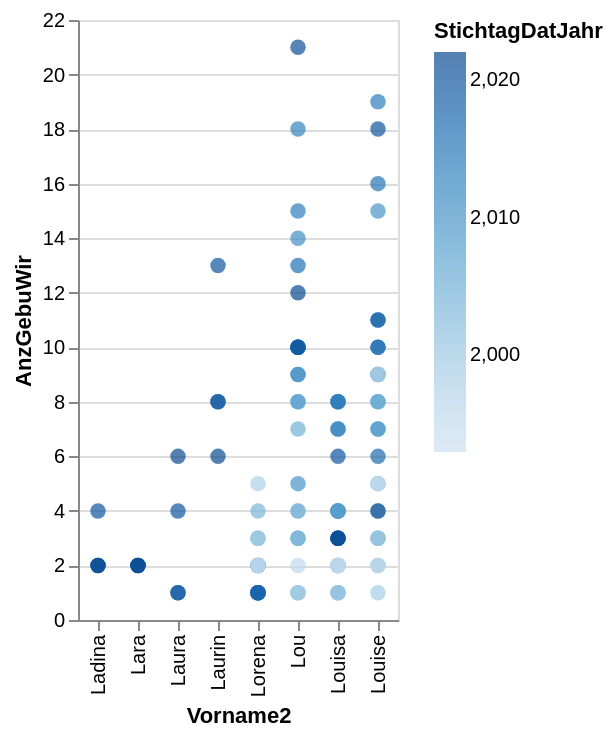

Here is the notebook cell this chart was saved with:
### Code cell
alt.Chart(myGraphic).mark_circle(size=60).encode(
    x='Vorname2',
    y='AnzGebuWir',
    color='StichtagDatJahr',
    tooltip=['StichtagDatJahr', 'Vorname2', 'FirstTwoLetters','AnzGebuWir']
).interactive() # this makes the axes interactive: now you can zoom & pan

### Figure 1 — Vega-Lite specification as saved in the notebook (floating-point values rounded to 4 significant figures)
{"config": {"view": {"continuousWidth": 300, "continuousHeight": 300}}, "data": {"name": "data-83278fc070b16218afd65d3bd92acd0c"}, "mark": {"type": "circle", "size": 60}, "encoding": {"color": {"field": "StichtagDatJahr", "type": "quantitative"}, "tooltip": [{"field": "StichtagDatJahr", "type": "quantitative"}, {"field": "Vorname2", "type": "nominal"}, {"field": "FirstTwoLetters", "type": "nominal"}, {"field": "AnzGebuWir", "type": "quantitative"}], "x": {"field": "Vorname2", "type": "nominal"}, "y": {"field": "AnzGebuWir", "type": "quantitative"}}, "params": [{"name": "param_3", "select": {"type": "interval", "encodings": ["x", "y"]}, "bind": "scales"}], "$schema": "https://vega.github.io/schema/vega-lite/v5.8.0.json", "datasets": {"data-83278fc070b16218afd65d3bd92acd0c": [{"StichtagDatJahr": 2021, "Vorname2": "Lou", "SexLang": "weiblich", "AnzGebuWir": 21, "FirstLetter": "L", "SecondLetter": "o", "FirstTwoLetters": "Lo"}, {"StichtagDatJahr": 2014, "Vorname2": "Louise", "SexLang": "weiblich", "AnzGebuWir": 19, "FirstLetter": "L", "SecondLetter": "o", "FirstTwoLetters": "Lo"}, {"StichtagDatJahr": 2013, "Vorname2": "Lou", "SexLang": "weiblich", "AnzGebuWir": 18, "FirstLetter": "L", "SecondLetter": "o", "FirstTwoLetters": "Lo"}, {"StichtagDatJahr": 2020, "Vorname2": "Louise", "SexLang": "weiblich", "AnzGebuWir": 18, "FirstLetter": "L", "SecondLetter": "o", "FirstTwoLetters": "Lo"}, {"StichtagDatJahr": 2015, "Vorname2": "Louise", "SexLang": "weiblich", "AnzGebuWir": 16, "FirstLetter": "L", "SecondLetter": "o", "FirstTwoLetters": "Lo"}, {"StichtagDatJahr": 2014, "Vorname2": "Lou", "SexLang": "weiblich", "AnzGebuWir": 15, "FirstLetter": "L", "SecondLetter": "o", "FirstTwoLetters": "Lo"}, {"StichtagDatJahr": 2010, "Vorname2": "Louise", "SexLang": "weiblich", "AnzGebuWir": 15, "FirstLetter": "L", "SecondLetter": "o", "FirstTwoLetters": "Lo"}, {"StichtagDatJahr": 2011, "Vorname2": "Lou", "SexLang": "weiblich", "AnzGebuWir": 14, "FirstLetter": "L", "SecondLetter": "o", "FirstTwoLetters": "Lo"}, {"StichtagDatJahr": 2020, "Vorname2": "Laurin", "SexLang": "männlich", "AnzGebuWir": 13, "FirstLetter": "L", "SecondLetter": "a", "FirstTwoLetters": "La"}, {"StichtagDatJahr": 2016, "Vorname2": "Lou", "SexLang": "weiblich", "AnzGebuWir": 13, "FirstLetter": "L", "SecondLetter": "o", "FirstTwoLetters": "Lo"}, {"StichtagDatJahr": 2022, "Vorname2": "Lou", "SexLang": "weiblich", "AnzGebuWir": 12, "FirstLetter": "L", "SecondLetter": "o", "FirstTwoLetters": "Lo"}, {"StichtagDatJahr": 2013, "Vorname2": "Louise", "SexLang": "weiblich", "AnzGebuWir": 11, "FirstLetter": "L", "SecondLetter": "o", "FirstTwoLetters": "Lo"}, {"StichtagDatJahr": 2019, "Vorname2": "Louise", "SexLang": "weiblich", "AnzGebuWir": 11, "FirstLetter": "L", "SecondLetter": "o", "FirstTwoLetters": "Lo"}, {"StichtagDatJahr": 2012, "Vorname2": "Lou", "SexLang": "weiblich", "AnzGebuWir": 10, "FirstLetter": "L", "SecondLetter": "o", "FirstTwoLetters": "Lo"}, {"StichtagDatJahr": 2017, "Vorname2": "Lou", "SexLang": "weiblich", "AnzGebuWir": 10, "FirstLetter": "L", "SecondLetter": "o", "FirstTwoLetters": "Lo"}, {"StichtagDatJahr": 2018, "Vorname2": "Lou", "SexLang": "weiblich", "AnzGebuWir": 10, "FirstLetter": "L", "SecondLetter": "o", "FirstTwoLetters": "Lo"}, {"StichtagDatJahr": 2018, "Vorname2": "Louise", "SexLang": "weiblich", "AnzGebuWir": 10, "FirstLetter": "L", "SecondLetter": "o", "FirstTwoLetters": "Lo"}, {"StichtagDatJahr": 2020, "Vorname2": "Lou", "SexLang": "weiblich", "AnzGebuWir": 10, "FirstLetter": "L", "SecondLetter": "o", "FirstTwoLetters": "Lo"}, {"StichtagDatJahr": 2019, "Vorname2": "Lou", "SexLang": "weiblich", "AnzGebuWir": 10, "FirstLetter": "L", "SecondLetter": "o", "FirstTwoLetters": "Lo"}, {"StichtagDatJahr": 2016, "Vorname2": "Louise", "SexLang": "weiblich", "AnzGebuWir": 10, "FirstLetter": "L", "SecondLetter": "o", "FirstTwoLetters": "Lo"}, {"StichtagDatJahr": 2015, "Vorname2": "Lou", "SexLang": "weiblich", "AnzGebuWir": 9, "FirstLetter": "L", "SecondLetter": "o", "FirstTwoLetters": "Lo"}, {"StichtagDatJahr": 2021, "Vorname2": "Louise", "SexLang": "weiblich", "AnzGebuWir": 9, "FirstLetter": "L", "SecondLetter": "o", "FirstTwoLetters": "Lo"}, {"StichtagDatJahr": 2009, "Vorname2": "Lou", "SexLang": "weiblich", "AnzGebuWir": 9, "FirstLetter": "L", "SecondLetter": "o", "FirstTwoLetters": "Lo"}, {"StichtagDatJahr": 2007, "Vorname2": "Louise", "SexLang": "weiblich", "AnzGebuWir": 9, "FirstLetter": "L", "SecondLetter": "o", "FirstTwoLetters": "Lo"}, {"StichtagDatJahr": 1996, "Vorname2": "Louise", "SexLang": "weiblich", "AnzGebuWir": 9, "FirstLetter": "L", "SecondLetter": "o", "FirstTwoLetters": "Lo"}, {"StichtagDatJahr": 2012, "Vorname2": "Louise", "SexLang": "weiblich", "AnzGebuWir": 8, "FirstLetter": "L", "SecondLetter": "o", "FirstTwoLetters": "Lo"}, {"StichtagDatJahr": 2007, "Vorname2": "Lou", "SexLang": "weiblich", "AnzGebuWir": 8, "FirstLetter": "L", "SecondLetter": "o", "FirstTwoLetters": "Lo"}, {"StichtagDatJahr": 2010, "Vorname2": "Louisa", "SexLang": "weiblich", "AnzGebuWir": 8, "FirstLetter": "L", "SecondLetter": "o", "FirstTwoLetters": "Lo"}, {"StichtagDatJahr": 2009, "Vorname2": "Louisa", "SexLang": "weiblich", "AnzGebuWir": 8, "FirstLetter": "L", "SecondLetter": "o", "FirstTwoLetters": "Lo"}, {"StichtagDatJahr": 2008, "Vorname2": "Lou", "SexLang": "weiblich", "AnzGebuWir": 8, "FirstLetter": "L", "SecondLetter": "o", "FirstTwoLetters": "Lo"}, {"StichtagDatJahr": 2016, "Vorname2": "Louisa", "SexLang": "weiblich", "AnzGebuWir": 8, "FirstLetter": "L", "SecondLetter": "o", "FirstTwoLetters": "Lo"}, {"StichtagDatJahr": 2021, "Vorname2": "Laurin", "SexLang": "männlich", "AnzGebuWir": 8, "FirstLetter": "L", "SecondLetter": "a", "FirstTwoLetters": "La"}, {"StichtagDatJahr": 2005, "Vorname2": "Louise", "SexLang": "weiblich", "AnzGebuWir": 8, "FirstLetter": "L", "SecondLetter": "o", "FirstTwoLetters": "Lo"}, {"StichtagDatJahr": 2019, "Vorname2": "Laurin", "SexLang": "männlich", "AnzGebuWir": 8, "FirstLetter": "L", "SecondLetter": "a", "FirstTwoLetters": "La"}, {"StichtagDatJahr": 2012, "Vorname2": "Louisa", "SexLang": "weiblich", "AnzGebuWir": 7, "FirstLetter": "L", "SecondLetter": "o", "FirstTwoLetters": "Lo"}, {"StichtagDatJahr": 2005, "Vorname2": "Lou", "SexLang": "weiblich", "AnzGebuWir": 7, "FirstLetter": "L", "SecondLetter": "o", "FirstTwoLetters": "Lo"}, {"StichtagDatJahr": 2013, "Vorname2": "Louisa", "SexLang": "weiblich", "AnzGebuWir": 7, "FirstLetter": "L", "SecondLetter": "o", "FirstTwoLetters": "Lo"}, {"StichtagDatJahr": 2011, "Vorname2": "Louise", "SexLang": "weiblich", "AnzGebuWir": 7, "FirstLetter": "L", "SecondLetter": "o", "FirstTwoLetters": "Lo"}, {"StichtagDatJahr": 2008, "Vorname2": "Louise", "SexLang": "weiblich", "AnzGebuWir": 7, "FirstLetter": "L", "SecondLetter": "o", "FirstTwoLetters": "Lo"}, {"StichtagDatJahr": 2022, "Vorname2": "Laurin", "SexLang": "männlich", "AnzGebuWir": 6, "FirstLetter": "L", "SecondLetter": "a", "FirstTwoLetters": "La"}, {"StichtagDatJahr": 2022, "Vorname2": "Laura", "SexLang": "weiblich", "AnzGebuWir": 6, "FirstLetter": "L", "SecondLetter": "a", "FirstTwoLetters": "La"}, {"StichtagDatJahr": 2017, "Vorname2": "Louise", "SexLang": "weiblich", "AnzGebuWir": 6, "FirstLetter": "L", "SecondLetter": "o", "FirstTwoLetters": "Lo"}, {"StichtagDatJahr": 2020, "Vorname2": "Louisa", "SexLang": "weiblich", "AnzGebuWir": 6, "FirstLetter": "L", "SecondLetter": "o", "FirstTwoLetters": "Lo"}, {"StichtagDatJahr": 2010, "Vorname2": "Lou", "SexLang": "weiblich", "AnzGebuWir": 5, "FirstLetter": "L", "SecondLetter": "o", "FirstTwoLetters": "Lo"}, {"StichtagDatJahr": 2006, "Vorname2": "Louise", "SexLang": "weiblich", "AnzGebuWir": 5, "FirstLetter": "L", "SecondLetter": "o", "FirstTwoLetters": "Lo"}, {"StichtagDatJahr": 1998, "Vorname2": "Lorena", "SexLang": "weiblich", "AnzGebuWir": 5, "FirstLetter": "L", "SecondLetter": "o", "FirstTwoLetters": "Lo"}, {"StichtagDatJahr": 2000, "Vorname2": "Louise", "SexLang": "weiblich", "AnzGebuWir": 5, "FirstLetter": "L", "SecondLetter": "o", "FirstTwoLetters": "Lo"}, {"StichtagDatJahr": 1994, "Vorname2": "Louise", "SexLang": "weiblich", "AnzGebuWir": 5, "FirstLetter": "L", "SecondLetter": "o", "FirstTwoLetters": "Lo"}, {"StichtagDatJahr": 2017, "Vorname2": "Louisa", "SexLang": "weiblich", "AnzGebuWir": 4, "FirstLetter": "L", "SecondLetter": "o", "FirstTwoLetters": "Lo"}, {"StichtagDatJahr": 2003, "Vorname2": "Louise", "SexLang": "weiblich", "AnzGebuWir": 4, "FirstLetter": "L", "SecondLetter": "o", "FirstTwoLetters": "Lo"}, {"StichtagDatJahr": 2020, "Vorname2": "Ladina", "SexLang": "weiblich", "AnzGebuWir": 4, "FirstLetter": "L", "SecondLetter": "a", "FirstTwoLetters": "La"}, {"StichtagDatJahr": 2020, "Vorname2": "Laura", "SexLang": "weiblich", "AnzGebuWir": 4, "FirstLetter": "L", "SecondLetter": "a", "FirstTwoLetters": "La"}, {"StichtagDatJahr": 1998, "Vorname2": "Louise", "SexLang": "weiblich", "AnzGebuWir": 4, "FirstLetter": "L", "SecondLetter": "o", "FirstTwoLetters": "Lo"}, {"StichtagDatJahr": 2022, "Vorname2": "Louise", "SexLang": "weiblich", "AnzGebuWir": 4, "FirstLetter": "L", "SecondLetter": "o", "FirstTwoLetters": "Lo"}, {"StichtagDatJahr": 1997, "Vorname2": "Lou", "SexLang": "weiblich", "AnzGebuWir": 4, "FirstLetter": "L", "SecondLetter": "o", "FirstTwoLetters": "Lo"}, {"StichtagDatJahr": 2006, "Vorname2": "Lou", "SexLang": "weiblich", "AnzGebuWir": 4, "FirstLetter": "L", "SecondLetter": "o", "FirstTwoLetters": "Lo"}, {"StichtagDatJahr": 2014, "Vorname2": "Louisa", "SexLang": "weiblich", "AnzGebuWir": 4, "FirstLetter": "L", "SecondLetter": "o", "FirstTwoLetters": "Lo"}, {"StichtagDatJahr": 2007, "Vorname2": "Louisa", "SexLang": "weiblich", "AnzGebuWir": 4, "FirstLetter": "L", "SecondLetter": "o", "FirstTwoLetters": "Lo"}, {"StichtagDatJahr": 2008, "Vorname2": "Louisa", "SexLang": "weiblich", "AnzGebuWir": 4, "FirstLetter": "L", "SecondLetter": "o", "FirstTwoLetters": "Lo"}, {"StichtagDatJahr": 2004, "Vorname2": "Lorena", "SexLang": "weiblich", "AnzGebuWir": 4, "FirstLetter": "L", "SecondLetter": "o", "FirstTwoLetters": "Lo"}, {"StichtagDatJahr": 1998, "Vorname2": "Lou", "SexLang": "weiblich", "AnzGebuWir": 3, "FirstLetter": "L", "SecondLetter": "o", "FirstTwoLetters": "Lo"}, {"StichtagDatJahr": 2007, "Vorname2": "Lorena", "SexLang": "weiblich", "AnzGebuWir": 3, "FirstLetter": "L", "SecondLetter": "o", "FirstTwoLetters": "Lo"}, {"StichtagDatJahr": 2009, "Vorname2": "Louise", "SexLang": "weiblich", "AnzGebuWir": 3, "FirstLetter": "L", "SecondLetter": "o", "FirstTwoLetters": "Lo"}, {"StichtagDatJahr": 1995, "Vorname2": "Louise", "SexLang": "weiblich", "AnzGebuWir": 3, "FirstLetter": "L", "SecondLetter": "o", "FirstTwoLetters": "Lo"}, {"StichtagDatJahr": 2011, "Vorname2": "Louisa", "SexLang": "weiblich", "AnzGebuWir": 3, "FirstLetter": "L", "SecondLetter": "o", "FirstTwoLetters": "Lo"}, {"StichtagDatJahr": 2003, "Vorname2": "Lou", "SexLang": "weiblich", "AnzGebuWir": 3, "FirstLetter": "L", "SecondLetter": "o", "FirstTwoLetters": "Lo"}, {"StichtagDatJahr": 2015, "Vorname2": "Louisa", "SexLang": "weiblich", "AnzGebuWir": 3, "FirstLetter": "L", "SecondLetter": "o", "FirstTwoLetters": "Lo"}, {"StichtagDatJahr": 2019, "Vorname2": "Louisa", "SexLang": "weiblich", "AnzGebuWir": 3, "FirstLetter": "L", "SecondLetter": "o", "FirstTwoLetters": "Lo"}, {"StichtagDatJahr": 2002, "Vorname2": "Lorena", "SexLang": "weiblich", "AnzGebuWir": 3, "FirstLetter": "L", "SecondLetter": "o", "FirstTwoLetters": "Lo"}, {"StichtagDatJahr": 2002, "Vorname2": "Louise", "SexLang": "weiblich", "AnzGebuWir": 3, "FirstLetter": "L", "SecondLetter": "o", "FirstTwoLetters": "Lo"}, {"StichtagDatJahr": 2001, "Vorname2": "Louise", "SexLang": "weiblich", "AnzGebuWir": 3, "FirstLetter": "L", "SecondLetter": "o", "FirstTwoLetters": "Lo"}, {"StichtagDatJahr": 2002, "Vorname2": "Lou", "SexLang": "weiblich", "AnzGebuWir": 3, "FirstLetter": "L", "SecondLetter": "o", "FirstTwoLetters": "Lo"}, {"StichtagDatJahr": 2022, "Vorname2": "Louisa", "SexLang": "weiblich", "AnzGebuWir": 3, "FirstLetter": "L", "SecondLetter": "o", "FirstTwoLetters": "Lo"}, {"StichtagDatJahr": 2004, "Vorname2": "Lou", "SexLang": "weiblich", "AnzGebuWir": 3, "FirstLetter": "L", "SecondLetter": "o", "FirstTwoLetters": "Lo"}, {"StichtagDatJahr": 2021, "Vorname2": "Louisa", "SexLang": "weiblich", "AnzGebuWir": 3, "FirstLetter": "L", "SecondLetter": "o", "FirstTwoLetters": "Lo"}, {"StichtagDatJahr": 1999, "Vorname2": "Lorena", "SexLang": "weiblich", "AnzGebuWir": 3, "FirstLetter": "L", "SecondLetter": "o", "FirstTwoLetters": "Lo"}, {"StichtagDatJahr": 2020, "Vorname2": "Lara", "SexLang": "weiblich", "AnzGebuWir": 2, "FirstLetter": "L", "SecondLetter": "a", "FirstTwoLetters": "La"}, {"StichtagDatJahr": 2021, "Vorname2": "Lara", "SexLang": "weiblich", "AnzGebuWir": 2, "FirstLetter": "L", "SecondLetter": "a", "FirstTwoLetters": "La"}, {"StichtagDatJahr": 2021, "Vorname2": "Ladina", "SexLang": "weiblich", "AnzGebuWir": 2, "FirstLetter": "L", "SecondLetter": "a", "FirstTwoLetters": "La"}, {"StichtagDatJahr": 2018, "Vorname2": "Louisa", "SexLang": "weiblich", "AnzGebuWir": 2, "FirstLetter": "L", "SecondLetter": "o", "FirstTwoLetters": "Lo"}, {"StichtagDatJahr": 2019, "Vorname2": "Ladina", "SexLang": "weiblich", "AnzGebuWir": 2, "FirstLetter": "L", "SecondLetter": "a", "FirstTwoLetters": "La"}, {"StichtagDatJahr": 2019, "Vorname2": "Lara", "SexLang": "weiblich", "AnzGebuWir": 2, "FirstLetter": "L", "SecondLetter": "a", "FirstTwoLetters": "La"}, {"StichtagDatJahr": 2008, "Vorname2": "Lorena", "SexLang": "weiblich", "AnzGebuWir": 2, "FirstLetter": "L", "SecondLetter": "o", "FirstTwoLetters": "Lo"}, {"StichtagDatJahr": 2004, "Vorname2": "Louise", "SexLang": "weiblich", "AnzGebuWir": 2, "FirstLetter": "L", "SecondLetter": "o", "FirstTwoLetters": "Lo"}, {"StichtagDatJahr": 2006, "Vorname2": "Louisa", "SexLang": "weiblich", "AnzGebuWir": 2, "FirstLetter": "L", "SecondLetter": "o", "FirstTwoLetters": "Lo"}, {"StichtagDatJahr": 2005, "Vorname2": "Louisa", "SexLang": "weiblich", "AnzGebuWir": 2, "FirstLetter": "L", "SecondLetter": "o", "FirstTwoLetters": "Lo"}, {"StichtagDatJahr": 2009, "Vorname2": "Lorena", "SexLang": "weiblich", "AnzGebuWir": 2, "FirstLetter": "L", "SecondLetter": "o", "FirstTwoLetters": "Lo"}, {"StichtagDatJahr": 2013, "Vorname2": "Lorena", "SexLang": "weiblich", "AnzGebuWir": 2, "FirstLetter": "L", "SecondLetter": "o", "FirstTwoLetters": "Lo"}, {"StichtagDatJahr": 2010, "Vorname2": "Lorena", "SexLang": "weiblich", "AnzGebuWir": 2, "FirstLetter": "L", "SecondLetter": "o", "FirstTwoLetters": "Lo"}, {"StichtagDatJahr": 2003, "Vorname2": "Louisa", "SexLang": "weiblich", "AnzGebuWir": 2, "FirstLetter": "L", "SecondLetter": "o", "FirstTwoLetters": "Lo"}, {"StichtagDatJahr": 1994, "Vorname2": "Lorena", "SexLang": "weiblich", "AnzGebuWir": 2, "FirstLetter": "L", "SecondLetter": "o", "FirstTwoLetters": "Lo"}, {"StichtagDatJahr": 1994, "Vorname2": "Louisa", "SexLang": "weiblich", "AnzGebuWir": 2, "FirstLetter": "L", "SecondLetter": "o", "FirstTwoLetters": "Lo"}, {"StichtagDatJahr": 1996, "Vorname2": "Lorena", "SexLang": "weiblich", "AnzGebuWir": 2, "FirstLetter": "L", "SecondLetter": "o", "FirstTwoLetters": "Lo"}, {"StichtagDatJahr": 1996, "Vorname2": "Lou", "SexLang": "weiblich", "AnzGebuWir": 2, "FirstLetter": "L", "SecondLetter": "o", "FirstTwoLetters": "Lo"}, {"StichtagDatJahr": 2022, "Vorname2": "Lara", "SexLang": "weiblich", "AnzGebuWir": 2, "FirstLetter": "L", "SecondLetter": "a", "FirstTwoLetters": "La"}, {"StichtagDatJahr": 2022, "Vorname2": "Ladina", "SexLang": "weiblich", "AnzGebuWir": 2, "FirstLetter": "L", "SecondLetter": "a", "FirstTwoLetters": "La"}, {"StichtagDatJahr": 1993, "Vorname2": "Louise", "SexLang": "weiblich", "AnzGebuWir": 2, "FirstLetter": "L", "SecondLetter": "o", "FirstTwoLetters": "Lo"}, {"StichtagDatJahr": 1993, "Vorname2": "Louisa", "SexLang": "weiblich", "AnzGebuWir": 2, "FirstLetter": "L", "SecondLetter": "o", "FirstTwoLetters": "Lo"}, {"StichtagDatJahr": 1997, "Vorname2": "Louisa", "SexLang": "weiblich", "AnzGebuWir": 2, "FirstLetter": "L", "SecondLetter": "o", "FirstTwoLetters": "Lo"}, {"StichtagDatJahr": 1997, "Vorname2": "Louise", "SexLang": "weiblich", "AnzGebuWir": 2, "FirstLetter": "L", "SecondLetter": "o", "FirstTwoLetters": "Lo"}, {"StichtagDatJahr": 2003, "Vorname2": "Lorena", "SexLang": "weiblich", "AnzGebuWir": 1, "FirstLetter": "L", "SecondLetter": "o", "FirstTwoLetters": "Lo"}, {"StichtagDatJahr": 1993, "Vorname2": "Lorena", "SexLang": "weiblich", "AnzGebuWir": 1, "FirstLetter": "L", "SecondLetter": "o", "FirstTwoLetters": "Lo"}, {"StichtagDatJahr": 2005, "Vorname2": "Lorena", "SexLang": "weiblich", "AnzGebuWir": 1, "FirstLetter": "L", "SecondLetter": "o", "FirstTwoLetters": "Lo"}, {"StichtagDatJahr": 1994, "Vorname2": "Lou", "SexLang": "weiblich", "AnzGebuWir": 1, "FirstLetter": "L", "SecondLetter": "o", "FirstTwoLetters": "Lo"}, {"StichtagDatJahr": 1997, "Vorname2": "Lorena", "SexLang": "weiblich", "AnzGebuWir": 1, "FirstLetter": "L", "SecondLetter": "o", "FirstTwoLetters": "Lo"}, {"StichtagDatJahr": 2000, "Vorname2": "Lorena", "SexLang": "weiblich", "AnzGebuWir": 1, "FirstLetter": "L", "SecondLetter": "o", "FirstTwoLetters": "Lo"}, {"StichtagDatJahr": 2000, "Vorname2": "Lou", "SexLang": "weiblich", "AnzGebuWir": 1, "FirstLetter": "L", "SecondLetter": "o", "FirstTwoLetters": "Lo"}, {"StichtagDatJahr": 2000, "Vorname2": "Louisa", "SexLang": "weiblich", "AnzGebuWir": 1, "FirstLetter": "L", "SecondLetter": "o", "FirstTwoLetters": "Lo"}, {"StichtagDatJahr": 1999, "Vorname2": "Louise", "SexLang": "weiblich", "AnzGebuWir": 1, "FirstLetter": "L", "SecondLetter": "o", "FirstTwoLetters": "Lo"}, {"StichtagDatJahr": 2002, "Vorname2": "Louisa", "SexLang": "weiblich", "AnzGebuWir": 1, "FirstLetter": "L", "SecondLetter": "o", "FirstTwoLetters": "Lo"}, {"StichtagDatJahr": 1995, "Vorname2": "Lou", "SexLang": "weiblich", "AnzGebuWir": 1, "FirstLetter": "L", "SecondLetter": "o", "FirstTwoLetters": "Lo"}, {"StichtagDatJahr": 2001, "Vorname2": "Lou", "SexLang": "weiblich", "AnzGebuWir": 1, "FirstLetter": "L", "SecondLetter": "o", "FirstTwoLetters": "Lo"}, {"StichtagDatJahr": 2001, "Vorname2": "Louisa", "SexLang": "weiblich", "AnzGebuWir": 1, "FirstLetter": "L", "SecondLetter": "o", "FirstTwoLetters": "Lo"}, {"StichtagDatJahr": 2020, "Vorname2": "Lorena", "SexLang": "weiblich", "AnzGebuWir": 1, "FirstLetter": "L", "SecondLetter": "o", "FirstTwoLetters": "Lo"}, {"StichtagDatJahr": 2021, "Vorname2": "Laura", "SexLang": "weiblich", "AnzGebuWir": 1, "FirstLetter": "L", "SecondLetter": "a", "FirstTwoLetters": "La"}, {"StichtagDatJahr": 2011, "Vorname2": "Lorena", "SexLang": "weiblich", "AnzGebuWir": 1, "FirstLetter": "L", "SecondLetter": "o", "FirstTwoLetters": "Lo"}, {"StichtagDatJahr": 2019, "Vorname2": "Laura", "SexLang": "weiblich", "AnzGebuWir": 1, "FirstLetter": "L", "SecondLetter": "a", "FirstTwoLetters": "La"}, {"StichtagDatJahr": 2019, "Vorname2": "Lorena", "SexLang": "weiblich", "AnzGebuWir": 1, "FirstLetter": "L", "SecondLetter": "o", "FirstTwoLetters": "Lo"}, {"StichtagDatJahr": 2018, "Vorname2": "Lorena", "SexLang": "weiblich", "AnzGebuWir": 1, "FirstLetter": "L", "SecondLetter": "o", "FirstTwoLetters": "Lo"}]}}
